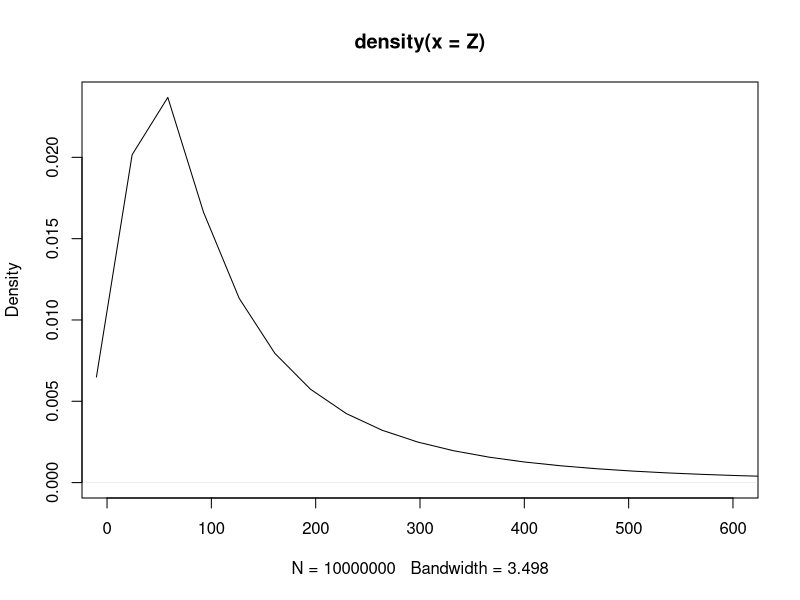

This figure's R source:
minimise_this_lognormal <- function(sd) {
  mean = mean
  mean_sq = mean^2
  sd_sq = sd^2
  LQR = LQR
  UQR = UQR
  
  a = log(mean_sq/sqrt(mean_sq+sd_sq))
  b = log(1+sd_sq/mean_sq)
  
  Z= rlnorm(10000000, meanlog = a,sdlog = b)
  
  LQR_estimate <- as.numeric(quantile(Z)[2])
  UQR_estimate <- as.numeric(quantile(Z)[4])
  (LQR - LQR_estimate)^2 + (UQR - UQR_estimate)^2
}

# pneumoccocal meningitis
mean = 144.18
UQR = 331.49
LQR = 115.06

sd = optimize(minimise_this_lognormal, interval=c(0, 200))
sd = sd$minimum

mean_sq = mean^2
sd_sq = sd^2

a = log(mean_sq/sqrt(mean_sq+sd_sq))
b = log(1+sd_sq/mean_sq)

Z= rlnorm(10000000, meanlog = a,sdlog = b)
plot(density(Z),xlim=c(0,600))
mean(Z)
quantile(Z)
